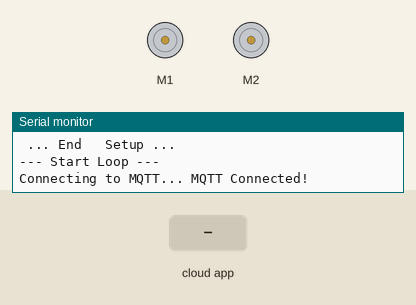
Simulated run of this sketch. Board: ESP8266 (NodeMCU). Shown: 2 × DC motor (green arrow = forward, orange = backward, longer = faster), the last lines printed to the serial monitor. The inputs (shaded band) are chosen by the test bench. WiFi joins after 1.5 s; servers stay silent unless stated; no MQTT or app messages arrive unless stated.

Above: at 2.7 s.
2.8 s: the phone or cloud app sets audrey.a-fwd to 0
At 3.5 s:
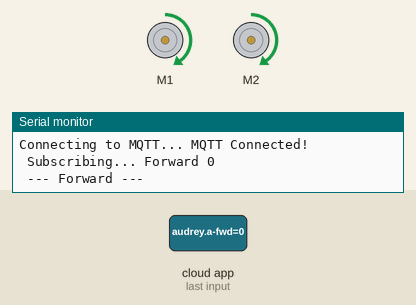
4.3 s: the phone or cloud app sets audrey.a-bkwd to 0
At 4.6 s:
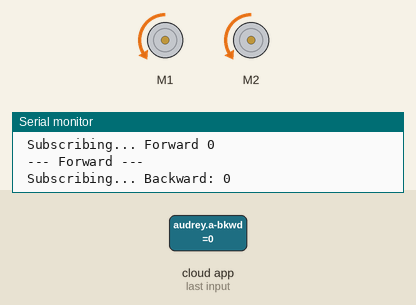
5.8 s: the phone or cloud app sets audrey.a-left to 0
At 6.8 s:
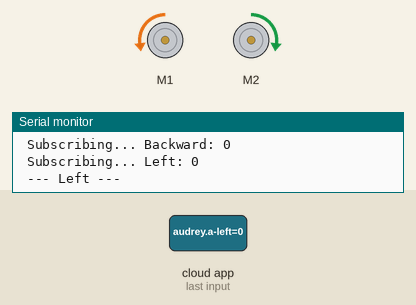
7.3 s: the phone or cloud app sets audrey.a-right to 0
At 8.5 s:
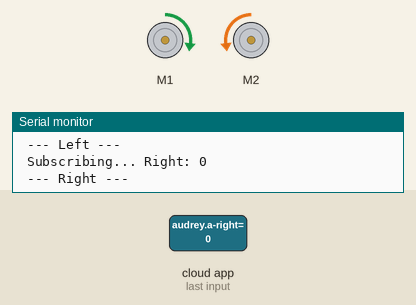
8.8 s: the phone or cloud app sets audrey.a-stop to 0
At 9.6 s:
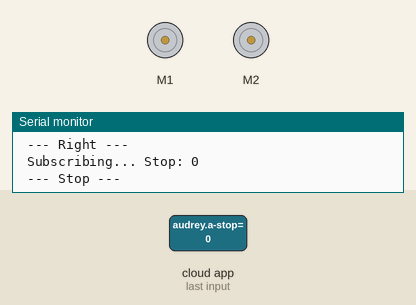
10.3 s: the phone or cloud app sets audrey.a-fwd to 1
At 10.7 s:
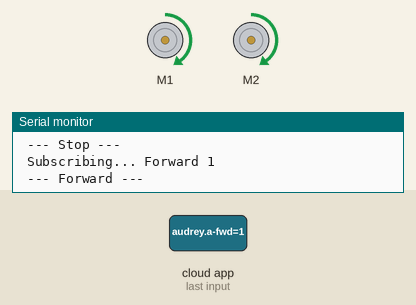
Timing chart, 0 to 12.8 s (numbered marks = the images above; inputs shaded):
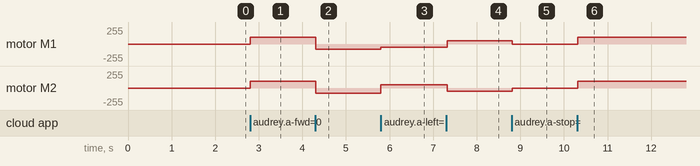

Measured:
- after the input at 2.8 s, motor M1, motor M2: stopped → forward 100/255 at once
- after the input at 4.3 s, motor M1, motor M2: forward 100/255 → backward 75/255 at once
- after the input at 5.8 s, motor M1: backward 75/255 → backward 50/255 at once; motor M2: backward 75/255 → forward 50/255 at once
- after the input at 7.3 s, motor M1: backward 50/255 → forward 50/255 at once; motor M2: forward 50/255 → backward 50/255 at once
- after the input at 8.8 s, motor M1: forward 50/255 → stopped at once; motor M2: backward 50/255 → stopped at once
- after the input at 10.3 s, motor M1, motor M2: stopped → forward 100/255 at once

The sketch:

DiscoBot.ino
```cpp
#include <AdafruitIO_WiFi.h>
#include <ESP8266WiFi.h>
#include "Adafruit_MQTT.h"
#include "Adafruit_MQTT_Client.h"

// Import required libraries
#include "ESP8266WiFi.h"
#include <Wire.h>
#include <Adafruit_MotorShield.h>

// Create an ESP8266 WiFiClient class to connect to the MQTT server.
WiFiClient client;
// or... use WiFiFlientSecure for SSL
//WiFiClientSecure client;

// Create the motor shield object with the default I2C address
Adafruit_MotorShield AFMS = Adafruit_MotorShield();

// And connect 2 DC motors to port M3 & M4 !
Adafruit_DCMotor *L_MOTOR = AFMS.getMotor(1);
Adafruit_DCMotor *R_MOTOR = AFMS.getMotor(2);

#define AIO_SERVER     "io.adafruit.com"
#define AIO_SERVERPORT 1883
#define AIO_USERNAME   "hepaestus"
#define AIO_KEY        "b89ac2c549a34ae6b00ddfbc8464b3d1"

// WiFi parameters
const char* ssid = "hepaestus";
const char* password = "h3p435tu5!";

// Setup the MQTT client class by passing in the WiFi client and MQTT server and login details.
Adafruit_MQTT_Client mqtt(&client, AIO_SERVER, AIO_SERVERPORT, AIO_USERNAME, AIO_KEY);

// Notice MQTT paths for AIO follow the form: <username>/feeds/<feedname>
Adafruit_MQTT_Subscribe forward  = Adafruit_MQTT_Subscribe(&mqtt, AIO_USERNAME "/feeds/audrey.a-fwd");
Adafruit_MQTT_Subscribe backward = Adafruit_MQTT_Subscribe(&mqtt, AIO_USERNAME "/feeds/audrey.a-bkwd");
Adafruit_MQTT_Subscribe left     = Adafruit_MQTT_Subscribe(&mqtt, AIO_USERNAME "/feeds/audrey.a-left");
Adafruit_MQTT_Subscribe right    = Adafruit_MQTT_Subscribe(&mqtt, AIO_USERNAME "/feeds/audrey.a-right");
Adafruit_MQTT_Subscribe stop_    = Adafruit_MQTT_Subscribe(&mqtt, AIO_USERNAME "/feeds/audrey.a-stop");
Adafruit_MQTT_Publish   conn     = Adafruit_MQTT_Publish(&mqtt,   AIO_USERNAME "/feeds/audrey.a-connection");
//Adafruit_MQTT_Publish   conn     = Adafruit_MQTT_Publish(&mqtt, AIO_USERNAME "/feeds/audrey.a-connection, MQTT_QOS_1");
void MQTT_connect();

void setup(void) {
  // Start Serial
  Serial.begin(115200);
  while(! Serial);
  Serial.println(" ... Start Setup ... ");
  Serial.println(" Connecting to Adafruit IO");

  WiFi.begin(ssid, password);
  while (WiFi.status() != WL_CONNECTED) {
    delay(500);
    Serial.print(".");
  }

  Serial.println("WiFi connected");
  Serial.println("IP address: "); Serial.println(WiFi.localIP());

  mqtt.subscribe(&forward);
  mqtt.subscribe(&backward);
  mqtt.subscribe(&left);
  mqtt.subscribe(&right);
  mqtt.subscribe(&stop_);

  // Init motor shield
  AFMS.begin();

  Serial.println(" ... End   Setup ... ");
}

void loop() {
  Serial.println("--- Start Loop ---");

  MQTT_connect();

  // this is our 'wait for incoming subscription packets' busy subloop
  // try to spend your time here

  Adafruit_MQTT_Subscribe *subscription;
  while ((subscription = mqtt.readSubscription(5000))) {
    Serial.print(" Subscribing... ");
    if (subscription == &forward) {
      Serial.print(F("Forward "));
      Serial.println((char *)forward.lastread);
      r_forward();
    } else if ( subscription == &backward ) {
      Serial.print(F("Backward: "));
      Serial.println((char *)backward.lastread);
      r_backward();
    } else if ( subscription == &left ) {
      Serial.print(F("Left: "));
      Serial.println((char *)left.lastread);
      r_left();
    } else if ( subscription == &right ) {
      Serial.print(F("Right: "));
      Serial.println((char *)right.lastread);
      r_right();
    } else if ( subscription == &stop_ ) {
      Serial.print(F("Stop: "));
      Serial.println((char *)stop_.lastread);
      r_stop();
    } else {
      Serial.print((char *)subscription);
    }
  }

  // Now we can publish stuff!
  //delay(1000);
  //Serial.print(F("\nSending connection data "));
  //Serial.print();
  //Serial.print("...");
  //if (! conn.publish(0)) {
  //  Serial.println(F("Failed"));
  //} else {
  //  Serial.println(F("OK!"));
  //}
  Serial.println("--- End Loop ---");
}

void r_stop() {

  // Stop
  Serial.println(" --- Stop --- ");
  //conn.publish("stop");
  L_MOTOR->setSpeed(0);
  L_MOTOR->run( RELEASE );

  R_MOTOR->setSpeed(0);
  R_MOTOR->run( RELEASE );

}

void r_forward() {

  // Stop
  Serial.println(" --- Forward --- ");
  //conn.publish("forward");
  L_MOTOR->setSpeed(100);
  L_MOTOR->run( FORWARD );

  R_MOTOR->setSpeed(100);
  R_MOTOR->run( FORWARD );

}

void r_left() {

  Serial.println(" --- Left --- ");
  //conn.publish("left");
  L_MOTOR->setSpeed(50);
  L_MOTOR->run( BACKWARD );

  R_MOTOR->setSpeed(50);
  R_MOTOR->run( FORWARD );

}

void r_right() {

  // Stop
  Serial.println(" --- Right --- ");
  //conn.publish("right");
  L_MOTOR->setSpeed(50);
  L_MOTOR->run( FORWARD );

  R_MOTOR->setSpeed(50);
  R_MOTOR->run( BACKWARD );

}

void r_backward() {

  // Stop
  //conn.publish("backward");
  L_MOTOR->setSpeed(75);
  L_MOTOR->run( BACKWARD );

  R_MOTOR->setSpeed(75);
  R_MOTOR->run( BACKWARD );

}

// Function to connect and reconnect as necessary to the MQTT server.
// Should be called in the loop function and it will take care if connecting.
void MQTT_connect() {
  int8_t ret;

  // Stop if already connected.
  if (mqtt.connected()) {
    Serial.println(" MQTT Connected! ");
    return;
  }

  Serial.print("Connecting to MQTT... ");

  uint8_t retries = 3;
  while ((ret = mqtt.connect()) != 0) { // connect will return 0 for connected
       Serial.println(mqtt.connectErrorString(ret));
       Serial.println("Retrying MQTT connection in 5 seconds...");
       mqtt.disconnect();
       delay(8000);  // wait 8 seconds
       retries--;
       if (retries == 0) {
         // basically die and wait for WDT to reset me
         while (1);
       }
  }
  Serial.println("MQTT Connected!");
}
```
